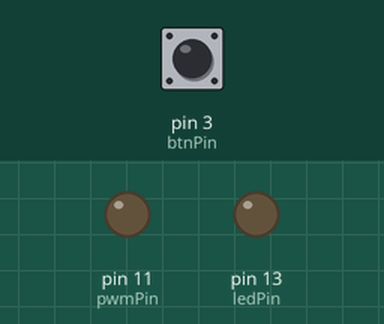
Simulated run of this sketch. Board: Arduino Uno, built with avr-gcc and run on an emulated ATmega328P. Parts: output pins drawn as LEDs (lit = HIGH). Inputs (shaded band) come from the test bench; at power-on: pin 3 (btnPin) HIGH.

Above: at 1.2 s.
1.3 s: pin 3 (btnPin) pulled LOW for 0.15 s
At 2.8 s:
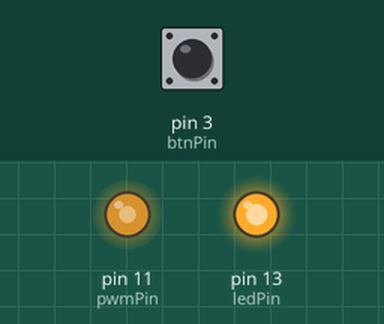
3.5 s: pin 3 (btnPin) pulled LOW for 1 s
At 4.3 s:
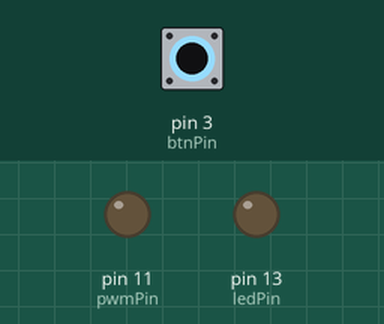
6.0 s: pin 3 (btnPin) pulled LOW for 3.2 s
At 7.0 s:
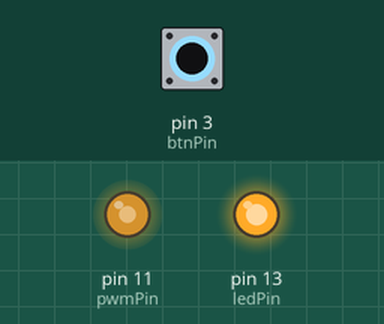
Timing chart, 0 to 9.0 s (numbered marks = the images above; inputs shaded):
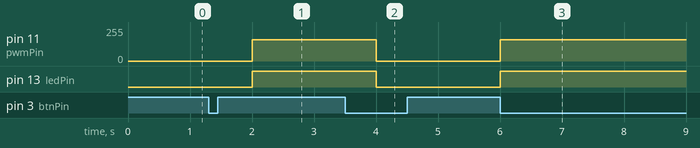

Measured:
- after the input at 1.3 s, pin 11 (pwmPin): 0/255 → 160/255 after 0.70 s; pin 13 (ledPin): LOW → HIGH after 0.70 s
- after the input at 3.5 s, pin 11 (pwmPin): 160/255 → 0/255 after 0.50 s; pin 13 (ledPin): HIGH → LOW after 0.50 s
- after the input at 6.0 s, pin 11 (pwmPin): 0/255 → 160/255 at once; pin 13 (ledPin): LOW → HIGH at once

The sketch:

STM32duino_FSM_Fan_Moore.ino
```cpp
// State definition
#define S0  0
#define S1  1

// Address number of output in array
#define PWM 0
#define LED 1

typedef struct {
  uint32_t out[2];    // output = FSM[state].out[PWM or LED]
  uint32_t next[2];   // nextstate = FSM[state].next[input]
} State_t;

State_t FSM[2] = {
  {{0   , LOW }, {S0, S1}},
  {{160 , HIGH}, {S1, S0}}
};

const int ledPin = 13;
const int pwmPin = 11;
const int btnPin = 3;

unsigned char state = S0;
unsigned char input = 0;
unsigned char pwmOut = 0;
unsigned char ledOut = LOW;

void setup() {
  // initialize the LED pin as an output:
  pinMode(ledPin, OUTPUT);

  // Initialize pwm pin as an output:
  pinMode(pwmPin, OUTPUT);

  // initialize the pushbutton pin as an interrupt input:
  pinMode(btnPin, INPUT_PULLUP);
  attachInterrupt(digitalPinToInterrupt(btnPin), pressed, FALLING);

  Serial.begin(9600);
}

void loop() {
  // Calculate next state. then update State
  nextState();

  // Output of states
  pwmOut = FSM[state].out[PWM];
  ledOut = FSM[state].out[LED];
  analogWrite(pwmPin, pwmOut);
  digitalWrite(ledPin, ledOut);

  delay(1000);
}

void pressed(){
  input = 1;
  nextState();
  input = 0;
}

void nextState(){
  state = FSM[state].next[input];
}
```
